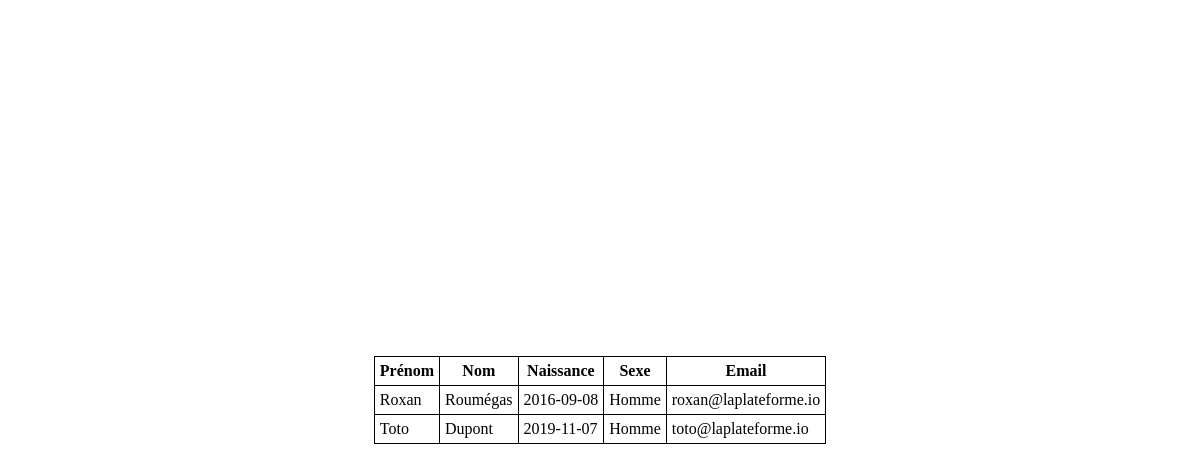
Page /job07/index.php on the committed database.
### tables this page shows
CREATE TABLE IF NOT EXISTS `etudiants` (
  `id` int NOT NULL AUTO_INCREMENT,
  `prenom` varchar(255) NOT NULL,
  `nom` varchar(255) NOT NULL,
  `naissance` date NOT NULL,
  `sexe` varchar(25) NOT NULL,
  `email` varchar(255) NOT NULL,
  PRIMARY KEY (`id`)
);

### job07/index.php (the view, shortened to what this page needs)
<?php
$host = 'localhost';
$db  = 'jour05';
$username = 'root';
$password = '';
try {
    $pdo = new PDO("mysql:host=$host;dbname=$db;charset=utf8", $username, $password);
    $pdo->setAttribute(PDO::ATTR_ERRMODE, PDO::ERRMODE_EXCEPTION);
    $etudiants = 'SELECT * FROM etudiants WHERE DATE_ADD(naissance, INTERVAL 18 YEAR) > CURDATE();';
    $stmt = $pdo->prepare($etudiants);
    $stmt->execute();
    $results = $stmt->fetchAll(PDO::FETCH_ASSOC);
} catch (PDOException $e) {
    echo 'Erreur : ' . $e->getMessage();
    exit();
}
?>
<!DOCTYPE html>
<html lang="en">
<head>
</head>
<body>
    <table>
        <thead>
            <tr>
                <th>Prénom</th>
                <th>Nom</th>
                <th>Naissance</th>
                <th>Sexe</th>
                <th>Email</th>
            </tr>
        </thead>
        <tbody>
            <?php if (isset($results)) : ?>
                <?php foreach ($results as $row) : ?>
                    <tr>
                        <td><?php echo htmlspecialchars($row['prenom']) ?></td>
                        <td><?php echo htmlspecialchars($row['nom']) ?></td>
                        <td><?php echo htmlspecialchars($row['naissance']) ?></td>
                        <td><?php echo htmlspecialchars($row['sexe']) ?></td>
                        <td><?php echo htmlspecialchars($row['email']) ?></td>
                    </tr>
                <?php endforeach; ?>
            <?php else : ?>
                <tr>
                    <td colspan="6">Aucun étudiant trouvé.</td>
                </tr>
            <?php endif; ?>
        </tbody>
    </table>
</body>
</html>

### job07/index.php (style rules this page uses)
body { display: flex; justify-content: center; align-items: center; height: 100svh; padding: 0; margin: 0; }
td, th { border: 1px solid black; padding: 5px; }
table { border-collapse: collapse; }

### rows in the picture
etudiants: prenom "Roxan", nom "Roumégas", naissance "2016-09-08", sexe "Homme", email "roxan@laplateforme.io"
etudiants: prenom "Toto", nom "Dupont", naissance "2019-11-07", sexe "Homme", email "toto@laplateforme.io"
